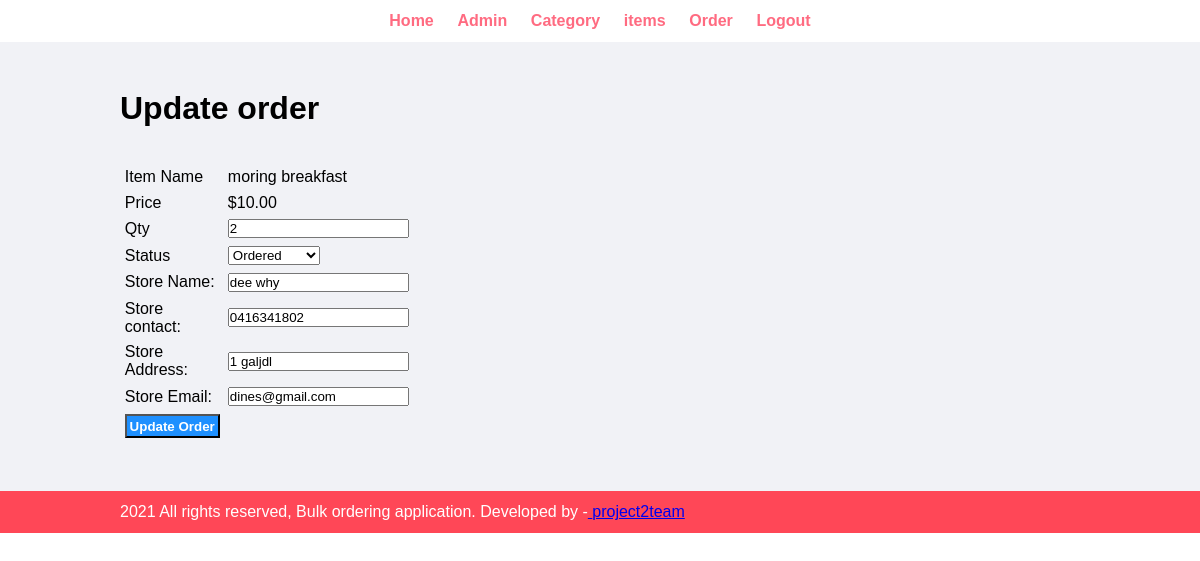
The app's page /daun_anmol/admin/update-order.php?id=1 (signed in) with its own data.
### tables this page shows
CREATE TABLE `tbl_order` (
  `id` int(10) UNSIGNED NOT NULL,
  `item` varchar(150) NOT NULL,
  `price` decimal(10,2) NOT NULL,
  `qty` int(11) NOT NULL,
  `total` decimal(10,2) NOT NULL,
  `status` varchar(50) NOT NULL,
  `store_name` varchar(50) NOT NULL,
  `store_contact` varchar(20) NOT NULL,
  `store_email` varchar(150) NOT NULL,
  `store_address` varchar(255) NOT NULL,
  `order_date` datetime NOT NULL
);

### daun_anmol/admin/update-order.php (the view, shortened to what this page needs)
<?php include('partials/header.php') ?>
 <div class="main-content">
    <div class="wrapper">
        <h1>Update order</h1>
        <br /><br />
        <?php
        if(isset($_GET['id']))
        {
            $id=$_GET['id'];
            $sql= "SELECT * FROM tbl_order WHERE id=$id";
            $res= mysqli_query($conn, $sql);
            $count=mysqli_num_rows($res);
            if($count==1)
            {
                $row=mysqli_fetch_assoc($res);
                $item=$row['item'];
                $price=$row['price'];
                $qty=$row['qty'];
                $status=$row['status'];
                $store_name=$row['store_name'];
                $store_contact=$row['store_contact'];
                $store_email=$row['store_email'];
                $store_address=$row['store_address'];
            }
            else
            {
                header('location:'.SITEURL.'admin/manage-order.php');
            }
        }
        else{
            header('location:'.SITEURL.'admin/manage-order.php');
        }
        ?>
        <form action="" method="POST">
            <table class="tbl-30">
                <tr>
                    <td>Item Name</td>
                    <td><?php echo $item; ?></td>
                </tr>
                <tr>
                    <td>Price</td>
                    <td>$<?php echo $price; ?></td>
                </tr>
                <tr>
                    <td>Qty</td>
                    <td>
                        <input type="number" name="qty" value="<?php echo $qty; ?>">
                    </td>
                </tr>
                <tr>
                    <td>Status</td>
                    <td>
                        <select name="status">
                            <option <?php if($status=="ordered"){echo "selected";} ?> value="ordered">Ordered</option>
                        </select>
                    </td>
                </tr>
                <tr>
                    <td>Store Name:</td>
                    <td>
                        <input type="text" name="store_name" value="<?php echo $store_name; ?>">
                    </td>
                </tr>
                <tr>
                    <td>Store contact:</td>
                    <td>
                        <input type="text" name="store_contact" value="<?php echo $store_contact; ?>">
                    </td>
                </tr>
                <tr>
                    <td>Store Address:</td>
                    <td>
                        <input type="text" name="store_address" value="<?php echo $store_address; ?>">
                    </td>
                </tr>
                <tr>
                    <td>Store Email:</td>
                    <td>
                        <input type="text" name="store_email" value="<?php echo $store_email; ?>">
                    </td>
                </tr>
                <tr>
                    <td colspan="2">
                        <input type="submit" name="submit" value="Update Order" class="btn-secondary">
                    </td>
                </tr>
            </table>
        </form>
    </div>
</div>
<?php include('partials/footer.php') ?>

### daun_anmol/css/admin.css (style rules this page uses)
* { Margin: 0; padding: 0; font-family: Arial, Helvetica, sans-serif; }
.wrapper { padding: 1%; width: 80%; margin: 0 auto; }
.tbl-30 { width: 30%; }
table tr td { padding: 1%; }
.btn-secondary { background-color: #1e90ff; padding: 1%; color: white; text-decoration: none; font-weight: bold; }
.main-content { background-color: #f1f2f6; padding: 3% 0; }

### records on screen
tbl_order: item "moring breakfast", price "10.00", qty "2", status "Ordered", store_name "dee why", store_contact "0416341802", store_address "1 galjdl", store_email "dines@gmail.com"
